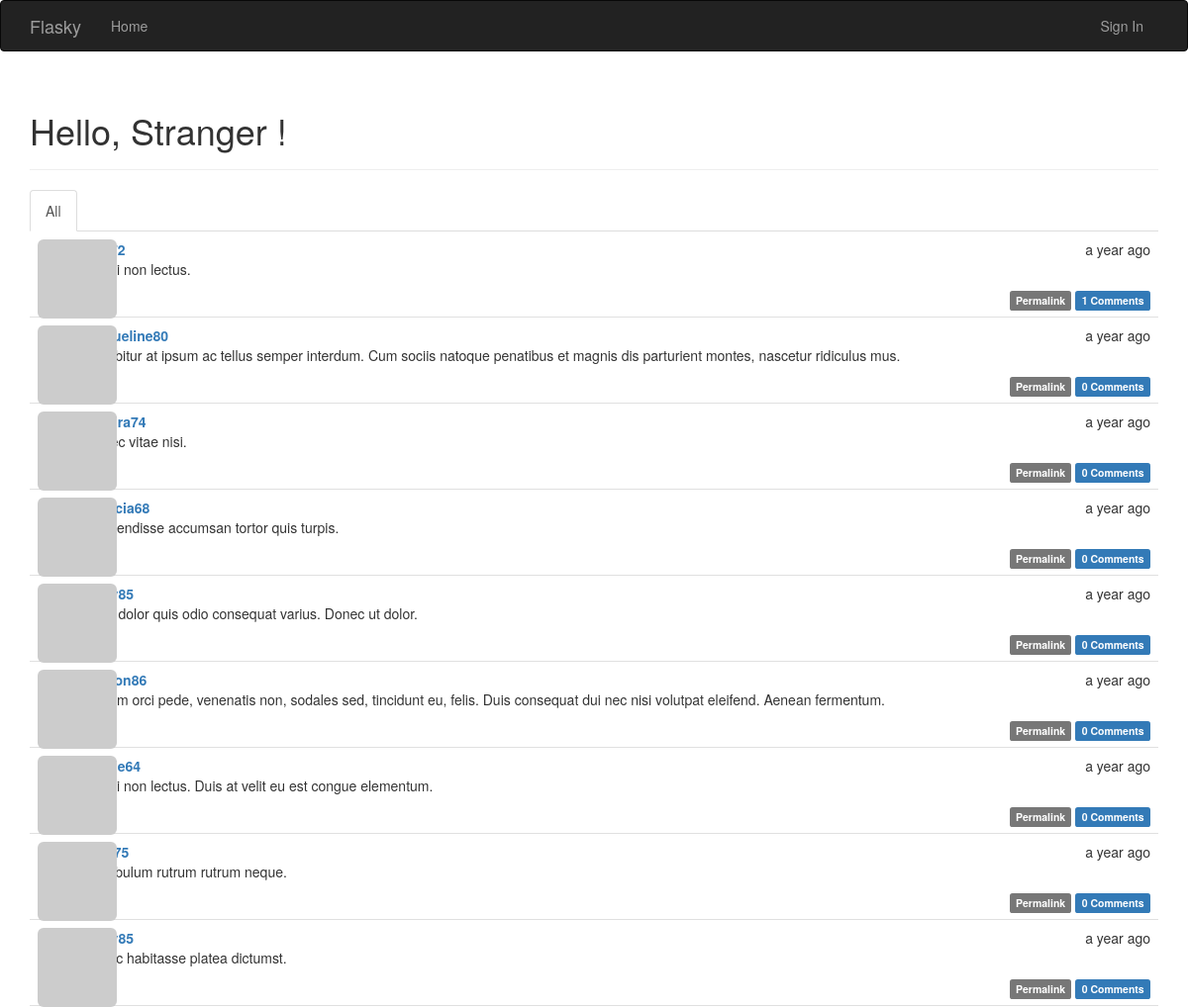
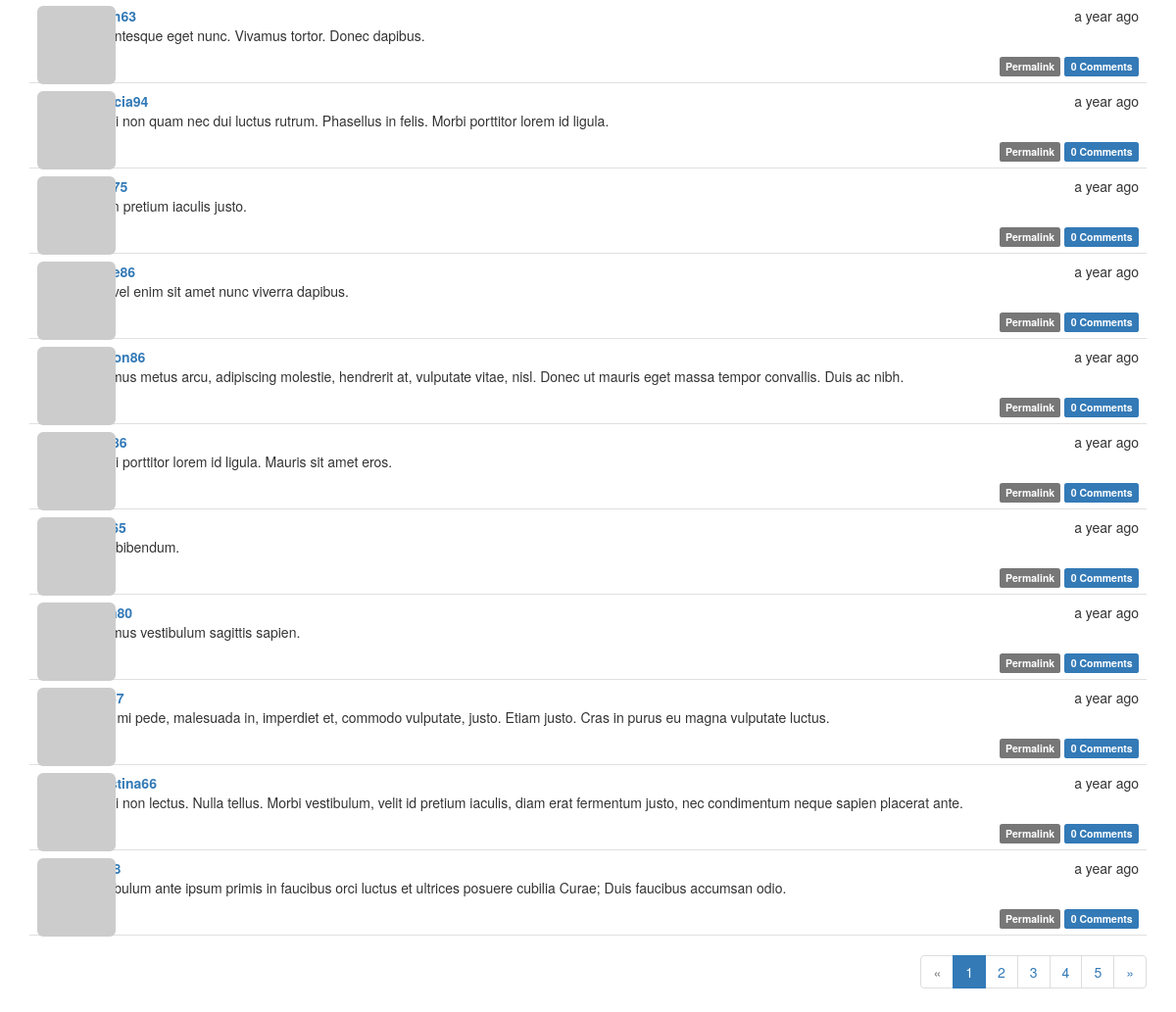
Before: / with the older database file (2 pictures, top to bottom).
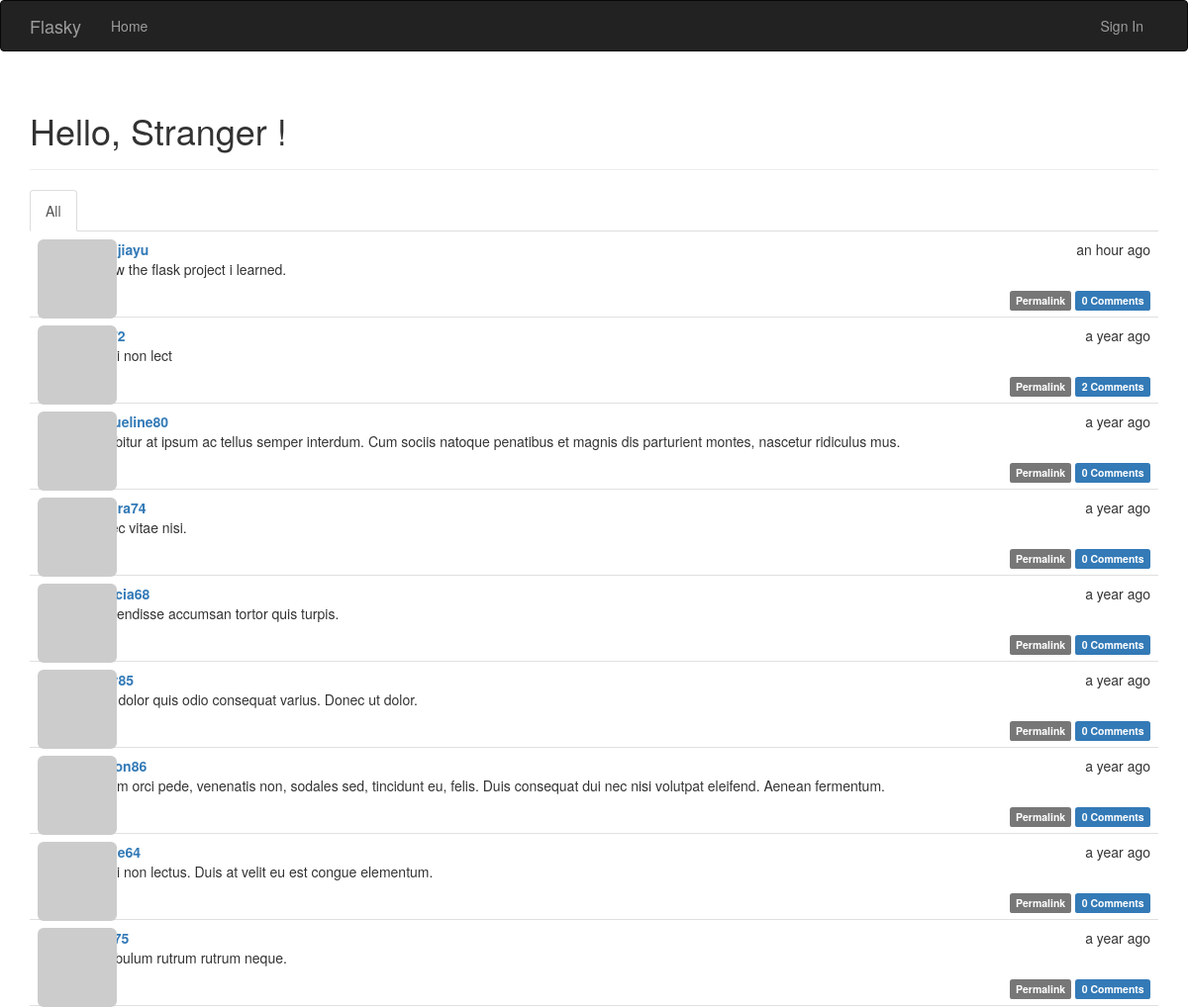
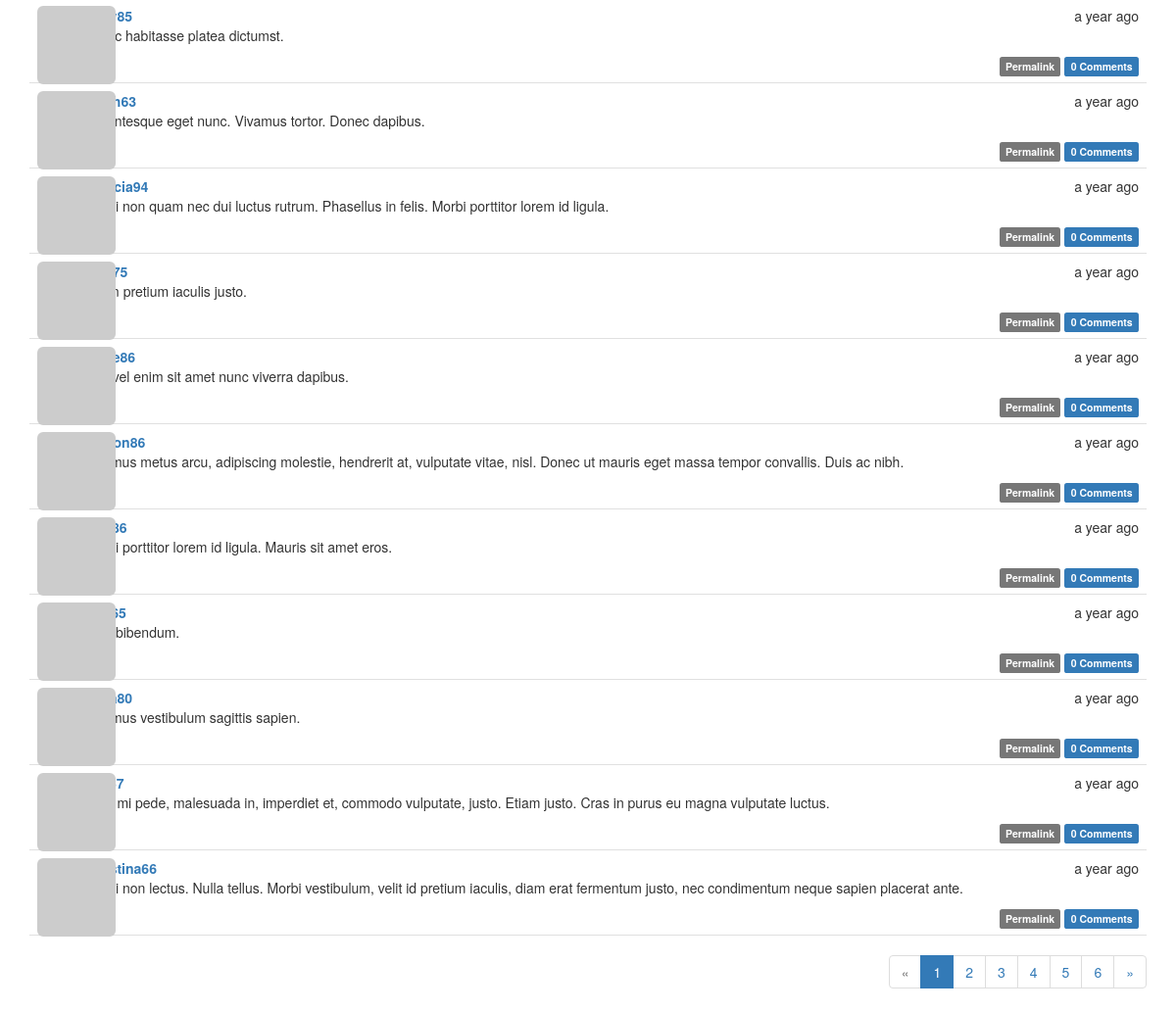
After: the same page with the newer database file (2 pictures, top to bottom).
### app/models.py (models this page shows, shortened)
class Post(db.Model):
    __tablename__ = 'posts'
    id = db.Column(db.Integer, primary_key=True)
    body = db.Column(db.Text)
    timestamp = db.Column(db.DateTime, index=True, default=datetime.utcnow)
    author_id = db.Column(db.Integer, db.ForeignKey('users.id'))
    body_html = db.Column(db.Text)
    comments = db.relationship('Comment', backref='post', lazy='dynamic')

class User(UserMixin, db.Model):
    __tablename__ = 'users'
    id = db.Column(db.Integer, primary_key=True)
    email = db.Column(db.String(64), unique=True, index=True)
    username = db.Column(db.String(64), unique=True, index=True)
    password_hash = db.Column(db.String(128))
    role_id = db.Column(db.Integer, db.ForeignKey('roles.id'))
    confirmed = db.Column(db.Boolean, default=False)
    name = db.Column(db.String(64))
    location = db.Column(db.String(64))
    about_me = db.Column(db.Text())
    member_since = db.Column(db.DateTime(), default=datetime.utcnow)
    last_seen = db.Column(db.DateTime(), default=datetime.utcnow)
    avatar_hash = db.Column(db.String(32))
    posts = db.relationship('Post', backref='author', lazy='dynamic')
    followed = db.relationship('Follow', foreign_keys=[Follow.follower_id],
                               backref=db.backref('follower', lazy='joined'),
                               lazy='dynamic', cascade='all, delete-orphan')
    followers = db.relationship('Follow', foreign_keys=[Follow.followed_id],
                                backref=db.backref('followed', lazy='joined'),
                                lazy='dynamic', cascade='all, delete-orphan')
    comments = db.relationship('Comment', backref='author', lazy='dynamic')
    @property
    def password(self):
        raise AttributeError('Password is not a readable attribute')
    def gravatar(self, size=100, default='identicon', rating='g'):
        if request.is_secure:
            url = 'https://secure.gravatar.com/avatar'
        else:
            url = 'http://www.gravatar.com/avatar'
        hash = hashlib.md5(self.email.encode('utf-8')).hexdigest()
        return '{url}/{hash}?s={size}&d={default}&r={rating}'\
            .format(url=url, hash=hash, size=size, default=default, rating=rating)

### app/main/views.py (the view)
@main.route('/', methods=['GET', 'POST'])
def index():
    form = PostForm()
    if current_user.can(Permission.WRITE_ARTICLES) and form.validate_on_submit():
        post = Post(body=form.body.data, author=current_user._get_current_object())
        db.session.add(post)
        db.session.commit()
        return redirect(url_for('.index'))
    page = request.args.get('page', 1, type=int)
    show_followed = False
    if current_user.is_authenticated:
        show_followed = bool(request.cookies.get('show_followed', ''))
    if show_followed:
        query = current_user.followed_posts
    else:
        query = Post.query
    pagination = query.order_by(Post.timestamp.desc()).paginate(
        page, per_page=current_app.config['FLASKY_POSTS_PER_PAGE'], error_out=False)
    posts = pagination.items
    return render_template('index.html', form=form, posts=posts,
                           show_followed=show_followed, pagination=pagination)

### app/auth/views.py (called while the page is built)
@auth.before_app_request
def before_request():
    if current_user.is_authenticated:
        current_user.ping()
        if not current_user.confirmed and request.endpoint[:5] != 'auth.':
            return redirect(url_for('auth.unconfirmed'))

### app/main/__init__.py (called while the page is built)
@main.app_context_processor
def inject_permissions():
    return dict(Permission=Permission)

### app/main/views.py (called while the page is built)
@main.after_app_request
def after_request(response):
    for query in get_debug_queries():
        if query.duration >= current_app.config['FLASKY_SLOW_DB_QUERY_TIME']:
            current_app.logger.warning(
                'Slow query: %s\nParameters: %s\nDuration: %fs\nContext: %s\n'
                % (query.statement, query.parameters, query.duration, query.context))
    return response

### app/models.py (called while the page is built)
    def can(self, permissions):
        return False

    def is_administrator(self):
        return False

### app/templates/index.html (shortened to what this page needs)
{% extends "base.html" %}
{% import "bootstrap/wtf.html" as wtf %}
{% import "_macros.html" as macros %}
{% block page_content %}
<div class="page-header">
    <h1>Hello,
    {% if current_user.is_authenticated %}
        {{ current_user.username }}
    {% else %}
        Stranger
    {% endif %}!
    </h1>
</div>
<div class="post-tabs">
    <ul class="nav nav-tabs">
        <li{% if not show_followed %} class="active"{% endif %}><a href="{{ url_for('.show_all') }}">All</a></li>
    </ul>
    {% include '_posts.html' %}
</div>
{% if pagination %}
    <div class="pagination">
        {{ macros.pagination_widget(pagination, '.index') }}
    </div>
{% endif %}
{% endblock %}

### app/templates/_posts.html (shortened to what this page needs)
<ul class="posts">
    {% for post in posts %}
    <li class="post">
        <div class="post-thumbnail">
            <a href="{{ url_for('.user', username=post.author.username) }}">
                <img class="img-rounded profile-thumbnail" src="{{ post.author.gravatar(size=40) }}">
            </a>
        </div>
        <div class="post-content">
            <div class="post-date">{{ moment(post.timestamp).fromNow() }}</div>
            <div class="post-author"><a href="{{ url_for('.user', username=post.author.username) }}">{{ post.author.username }}</a></div>
            <div class="post-body">
                {% if post.body_html %}
                    {{ post.body_html | safe }}
                {% else %}
                    {{ post.body }}
                {% endif %}
            </div>
            <div class="post-footer">
                <a href="{{ url_for('.post', id=post.id) }}">
                    <span class="label label-default">Permalink</span>
                </a>
                <a href="{{ url_for('.post', id=post.id) }}#comments">
                    <span class="label label-primary">
                        {{ post.comments.count() }} Comments
                    </span>
                </a>
            </div>
        </div>
    </li>
    {% endfor %}
</ul>

Changed rows visible on the page:
no longer on this page (row unchanged): Post: timestamp "a year ago", body_html "Vestibulum ante ipsum primis in faucibus orci luctus et ultrices posuere cubilia Curae; Duis faucibus accumsan odio.", comments.count "0"
added Post: timestamp "an hour ago", author.username "shenjiayu", body_html "review the flask project i learned.", comments.count "0"
changed Post: body_html "Morbi non lectus." → "Morbi non lect"; comments.count "1" → "2"
Other visible differences:
new list line: "6"
